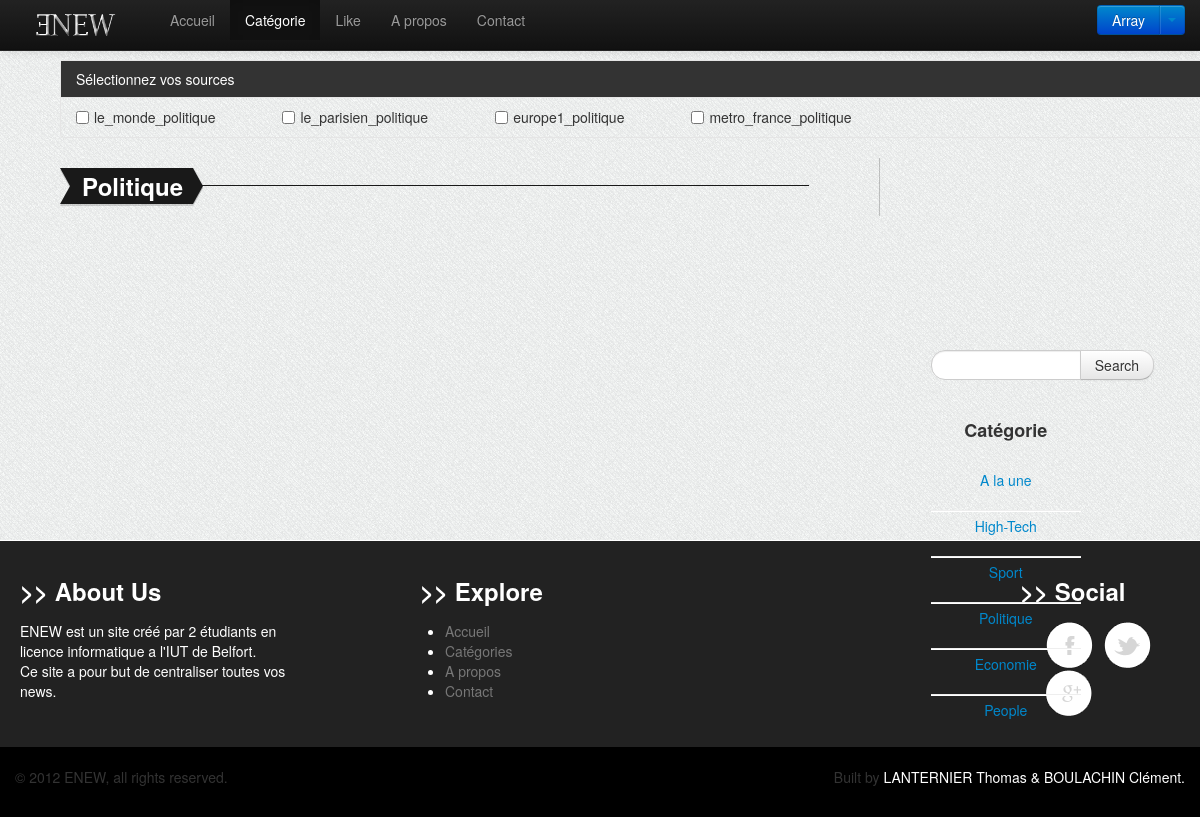
Before: /php/liste_article.php?id_cat=1 (signed in) with the older database file.
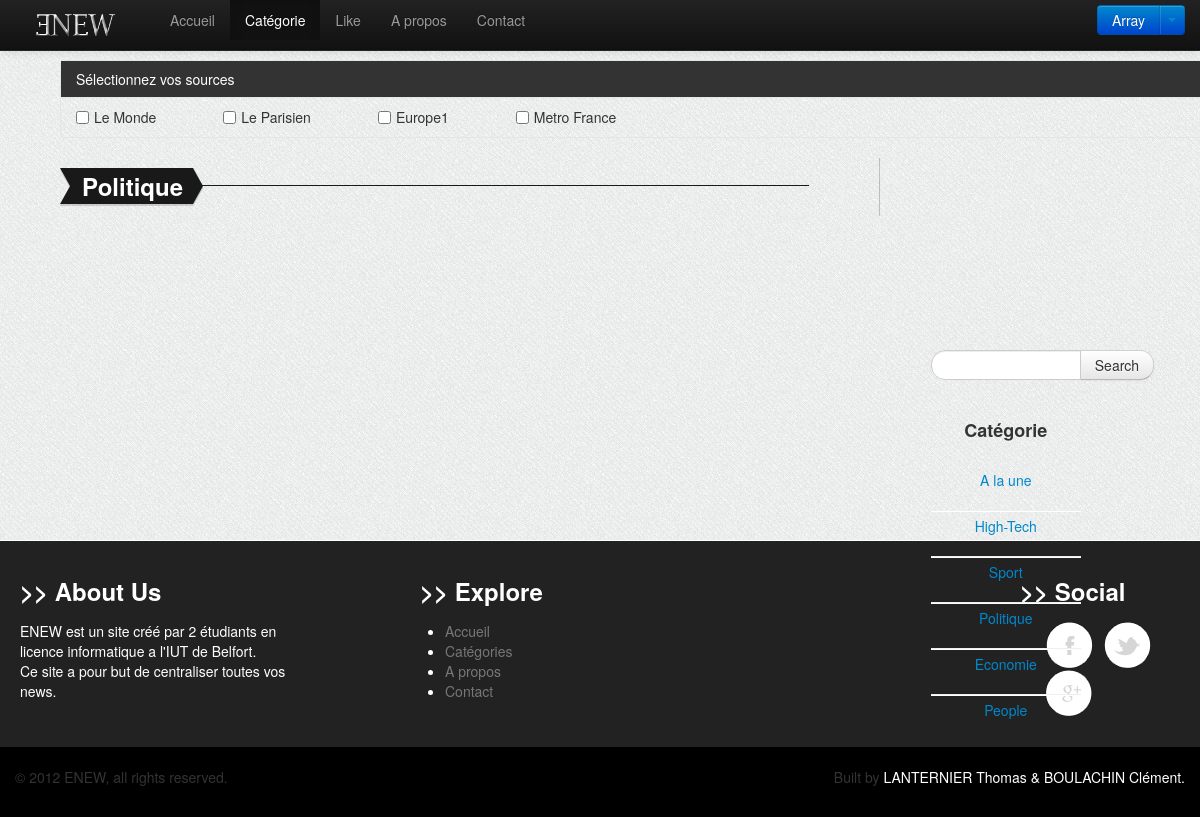
After: the same page with the newer database file.
### tables this page shows
CREATE TABLE SOURCE (id_source int AUTO_INCREMENT NOT NULL,
id_cat INT,
libelle CHAR(50),
lien CHAR(255),
PRIMARY KEY (id_source, id_cat) );

### php/liste_article.php (the view, shortened to what this page needs)
<!DOCTYPE html>
<html lang="fr">
	<head>
		<link href="../css/bootstrap.css" rel="stylesheet">
		<link href="../css/style.css" rel="stylesheet">
		<link rel="stylesheet" href="../css/responsiveslides.css" />
		<link rel="stylesheet" href="../css/style_comment.css" />
		<link href="../css/bootstrap-responsive.css" rel="stylesheet">
	</head>
	<body onload="filtre_source1();">
		<div class="navbar navbar-inverse navbar-fixed-top">
			<div class="navbar-inner">
				<div class="container">
					<a class="brand" href="#"><img src="../img/logo blanc.png" alt=""/></a>
					<div class="nav-collapse collapse">
						<ul class="nav">
							<li>
								<a href="../index.php">Accueil</a>
							</li>
							<li class="active">
								<a href="categorie.php">Catégorie</a>
							</li>
							<?php
							if (isset($_SESSION['user'])) {
								echo "<li><a href=\"liste_like.php\">Like</a></li>";
							}
							?>
							<li>
								<a href="apropos.php">A propos</a>
							</li>
							<li>
								<a href="contact.php">Contact</a>
							</li>
						</ul>
						<ul class="nav pull-right">
							<?php
							if (isset($_SESSION['user'])) {echo("
<div class=\"btn-group\">
<a class=\"btn btn-primary\" href=\"profil.php\" >" . $_SESSION['user'] . "</a>
<button class=\"btn btn-primary dropdown-toggle\" data-toggle=\"dropdown\">
<span class=\"caret\"></span>
</button>
<ul class=\"dropdown-menu\">
<li>
<a href=\"profil.php\">Profil</a>
</li>
<li class=\"divider\"></li>
<li>
<a href=\"logout.php\">Logout</a>
</li>
</ul>
</div>");
							} else {
								echo("<a href=\"login.php\" class=\"btn btn-primary\"><i class=\"icon-user icon-white\"></i>Se connecter</a>");
							}
							?>
						</ul>
					</div>
				</div>
			</div>
		</div>
		<div class="container" id="container" style="margin-left:5%;min-height: 460px;">
			<div class="row-fluid">
				<?php
if (!isset($_POST['searching'])) {
	if (isset($_SESSION['user'])) {
				?>
				<div class="accordion" id="accordion2">
					<div class="accordion-group">
						<div class="accordion-heading">
							<a class="accordion-toggle" data-toggle="collapse" data-parent="#accordion2" href="#collapseOne" style="background-color: #333;"> <span style="color: white;text-decoration: none;">Sélectionnez vos sources</span> <i class="icon-arrow-down icon-white pull-right"></i> </a>
						</div>
						<div id="collapseOne" class="accordion-body collapse in">
							<div class="accordion-inner">
								<form>
									<?php
									$requete = 'SELECT * FROM SOURCE WHERE ID_CAT=' . $_GET['id_cat'];
									$query = mysql_query($requete) or die("ERREUR MYSQL numéro: " . mysql_errno() . "<br>Type de cette erreur: " . mysql_error() . "<br>\n");
									while ($result = mysql_fetch_assoc($query)) {
										$requete2 = 'SELECT * FROM SOURCE_FAV WHERE login="' . $_SESSION['user'] . '" AND id_source=' . $result['id_source'] . ';';
										$query2 = mysql_query($requete2) or die("ERREUR MYSQL numéro: " . mysql_errno() . "<br>Type de cette erreur: " . mysql_error() . "<br>\n");
										if ($result2 = mysql_fetch_assoc($query2)) {
											echo("<input class=\"check_source\" onclick=\"filtre_source(this);\" type='checkbox' value='" . $result['id_source'] . "' style=\"float:left;margin-right: 5px;\" checked/><p style=\"float:left;margin-right:67px;\">" . $result['libelle'] . "</p>");
										} else {
											echo("<input class=\"check_source\" onclick=\"filtre_source(this);\" type='checkbox' value='" . $result['id_source'] . "' style=\"float:left;margin-right: 5px;\" /><p style=\"float:left;margin-right:67px;\">" . $result['libelle'] . "</p>");
										}
									}
									?>
								</form>
							</div>
						</div>
					</div>
				</div>
				<?php
				}
				}
				?>
				<div id="span-article">
					<div class="slider_control">
						<h3 class="drapeau"><?php
						if (!isset($_POST['searching'])) {
							switch($_GET['id_cat']) {
								case 1 :
									echo "<span>Politique</span>";
									break;
							}
						} else {
							echo "<span>Recherche</span>";
						}
						?></h3>
					</div>
				</div>
				<aside class="span2" id="scroll-cat" >
					<form class="form-search"  action='liste_article.php' method='POST'>
						<div class="input-append" >
							<input type="text" class="span2 search-query" name='searching' style="width:150px;margin-bottom:20px;">
							<button type="submit" class="btn">
								Search
							</button>
						</div>
					</form>
					<div style="width:150px;text-align:center;">
						<h4>Catégorie</h4>
						<br>
						<a href="liste_article.php?id_cat=0">A la une</a>
						<hr style="margin-bottom:4px;">
						<a href="liste_article.php?id_cat=2">High-Tech</a>
						<hr style="margin-bottom:4px;">
						<a href="liste_article.php?id_cat=3">Sport</a>
						<hr style="margin-bottom:4px;">
						<a href="liste_article.php?id_cat=1">Politique</a>
						<hr style="margin-bottom:4px;">
						<a href="liste_article.php?id_cat=4">Economie</a>
						<hr style="margin-bottom:4px;">
						<a href="liste_article.php?id_cat=5">People</a>
					</div>
				</aside>
			</div>
		</div>
		<div id="extra" style="background-color:#222;border-top:1px solid;color:white;padding:20px;margin-top:20px;">
			<div class="inner">
				<div class="container">
					<div class="row-fluid">
						<div class="span3">
							<h3><span class="slash">>></span></span> About Us</h3>
							<p>
								ENEW est un site créé par 2 étudiants en licence informatique a l'IUT de Belfort.
								<br>
								Ce site a pour but de centraliser toutes vos news.
							</p>
						</div>
						<div class="span3 offset1">
							<h3><span class="slash">>></span> Explore</h3>
							<ul class="footer-links clearfix">
								<li>
									<a href="../index.php" style="text-decoration: none;color:#777;list-style:none;">Accueil</a>
								</li>
								<li>
									<a href="categorie.php" style="text-decoration: none;color:#777;list-style:none;">Catégories</a>
								</li>
								<li>
									<a href="apropos.php" style="text-decoration: none;color:#777;list-style:none;">A propos</a>
								</li>
								<li>
									<a href="contact.php" style="text-decoration: none;color:#777;list-style:none;">Contact</a>
								</li>
							</ul>
						</div>
						<div class="span3"></div>
						<div class="span2">
							<h3><span class="slash">>></span> Social</h3>
							<ul class="footer-links clearfix">
								<a href="http://facebook.com/" style="float:left;margin-right:10px;" ><img onmouseover="this.src='../img/facebook-c.png'; " onmouseout="this.src='../img/facebook.png'; " src="../img/facebook.png"/></a>
								<a href="http://twitter.com/" style="float:left;margin-right:10px;"><img onmouseover="this.src='../img/twitter-c.png'; " onmouseout="this.src='../img/twitter.png'; " src="../img/twitter.png"/></a>
								<a href="http://google.com/" style="float:left;"><img onmouseover="this.src='../img/google-c.png'; " onmouseout="this.src='../img/google.png'; " src="../img/google.png"/></a>
							</ul>
						</div>
					</div>
				</div>
			</div>
		</div>
		<div id="footer" style="background-color: black;color: #333;padding: 20px 0px;">
			<div class="inner">
				<div class="container">
					<div class="row">
						<div id="footer-copyright" class="span4">
							&copy; 2012 ENEW, all rights reserved.
						</div>
						<div id="footer-terms" class="span8">
							<p class="pull-right">
								Built by<a href=""  style="text-decoration: none;color:white;"> LANTERNIER Thomas & BOULACHIN Clément.</a>
							</p>
						</div>
					</div>
				</div>
			</div>
		</div>
	</body>
</html>

### css/style.css (style rules this page uses)
body { background-image:url(../img/bg_diag.png); }
#span-article { border-right:1px solid rgba(0, 0, 0, 0.2); margin-right:30px; float:left; }
.drapeau { background:url(../img/h3_end.png) no-repeat left top; padding:0 0 0 12px; height:38px; width:90%; }
.drapeau span { background: url(../img/h3_start.png) no-repeat right top; padding: 0 20px 0 10px; color: white; height: 38px; line-height: 36px; display: block; float: left; }
aside { top:320px; padding-top:50px; position: absolute; left:75%; }
#scroll-cat { top:300px; padding-top:50px; position: absolute; left:75%; }
#span-article { width:90%; }
@media (min-width:1024px) and (max-width:1200px) { #span-article { width:68%; } }
@media (min-width:1200px) and (max-width:1350px) { #span-article { width:70%; } }

### php/liste_article.php (style rules this page uses)
body { padding-top: 60px; }

Changed rows visible on the page:
removed source: libelle "le_parisien_politique"
removed source: libelle "metro_france_politique"
changed source: libelle "le_monde_politique" → "Le Monde"
added source: libelle "Le Parisien"
changed source: libelle "europe1_politique" → "Europe1"
added source: libelle "Metro France"
